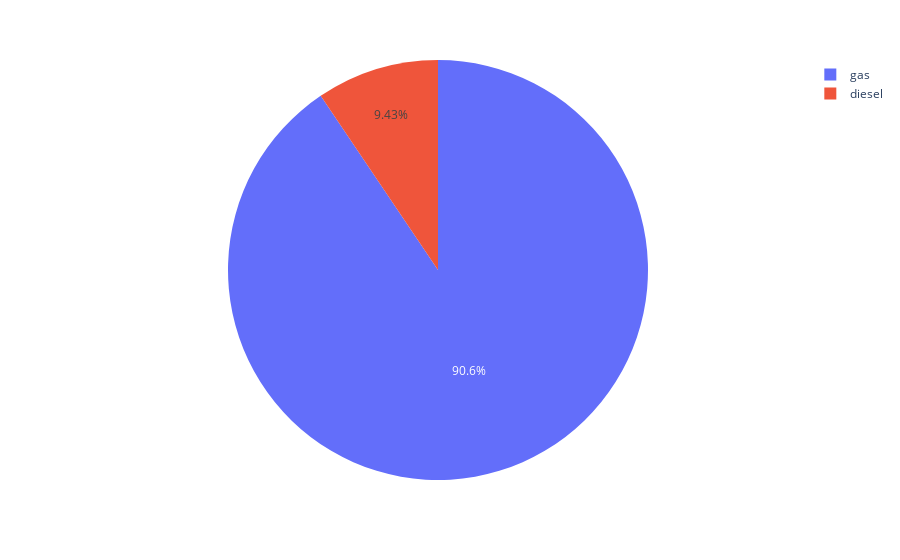

Write notebook code for a chart like this one.
### Code cell
import plotly.express as px
fig = px.pie(df, names='fuel-type')
fig

### Figure 1 — Plotly figure (JSON) as saved in the notebook; plotly's stock layout.template omitted (floating-point values rounded to 4 significant figures; data arrays with more than 128 entries replaced by an {"elided": "..."} marker saying what was removed)
{"data": [{"domain": {"x": [0, 1], "y": [0, 1]}, "hovertemplate": "fuel-type=%{label}<extra></extra>", "labels": {"elided": "159 str values"}, "legendgroup": "", "name": "", "showlegend": true, "type": "pie"}], "layout": {"legend": {"tracegroupgap": 0}, "margin": {"t": 60}}}
